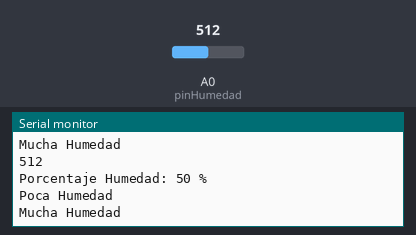
Bench run of a sketch on a simulated Arduino Uno, built with avr-gcc and run on an emulated ATmega328P. Shown: the last lines printed to the serial monitor. The test bench sets the inputs (shaded band); at power-on: A0 (pinHumedad) = 512.

Above: at 1.2 s.
1.3 s: A0 (pinHumedad) set to 503
At 2.3 s:
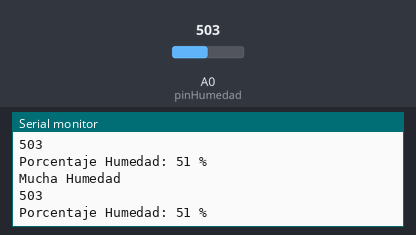
4.3 s: A0 (pinHumedad) set to 1023
At 5.0 s:
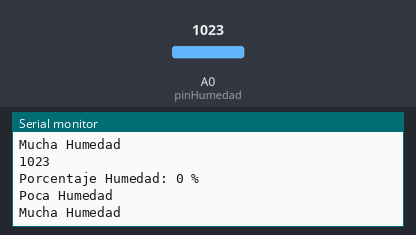
7.3 s: A0 (pinHumedad) set to 511
At 8.2 s:
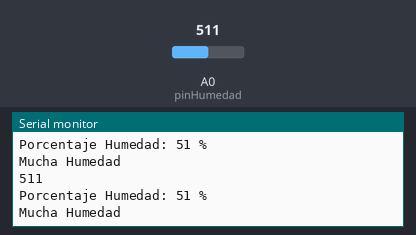
10.3 s: A0 (pinHumedad) set to 716
At 11.4 s:
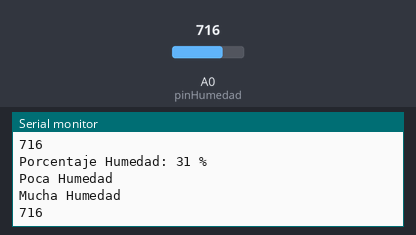
13.3 s: A0 (pinHumedad) set to 502
At 14.1 s:
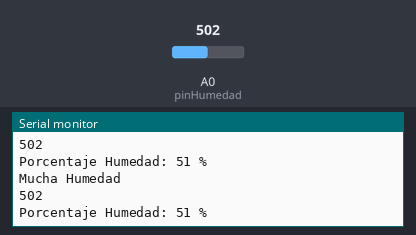
16.3 s: A0 (pinHumedad) set to 522
At 16.9 s:
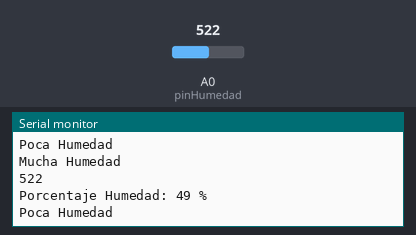
Timing chart, 0 to 19.3 s (numbered marks = the images above; inputs shaded):
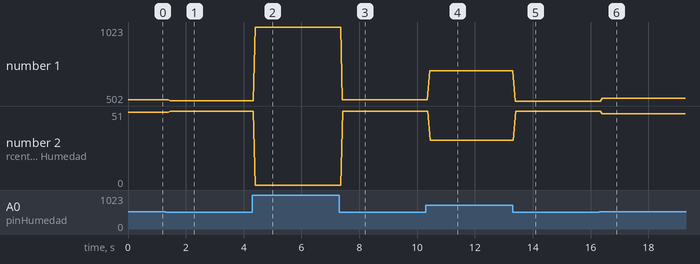

The sketch:

2_sensor_de_humedad.ino
```cpp
// 2 Senssor de Humedad de Tierra
int pinHumedad = A0;
int  pinBomba_de_agua = 3;
bool bomba_activa = false;

void setup()
{
  Serial.begin(6900);
  }

void loop()
{
int calcular2 = map(analogRead(pinHumedad), 0, 1023, 100, 0);
Serial.println (analogRead(pinHumedad));
Serial.print("Porcentaje Humedad: ");
Serial.print(calcular2);
Serial.println(" %");

if (bomba_activa == false)
if (analogRead(pinHumedad)>=512)
{
 Serial.println("Poca Humedad");
 Serial.println("Mucha Humedad");
  digitalWrite(pinBomba_de_agua,LOW);
  }
  else
  {
    digitalWrite(pinBomba_de_agua,HIGH);
 Serial.println("Mucha Humedad");
    }
  }
```

Measured:
- the behaviour switches between 512 and 511 on A0 (pinHumedad) (found by bisection; images 0 and 1)
- after the input at 1.3 s, the serial monitor: prints a new line after 0.16 s (image 1)
- after the input at 4.3 s, the serial monitor: prints a new line after 0.09 s (image 2)
- after the input at 7.3 s, the serial monitor: prints a new line after 0.12 s (image 3)
- after the input at 10.3 s, the serial monitor: prints a new line after 0.14 s (image 4)
- after the input at 13.3 s, the serial monitor: prints a new line after 0.10 s (image 5)
- after the input at 16.3 s, the serial monitor: prints a new line after 0.10 s (image 6)
- plotted number 1: 512 → 503 after the input at 1.3 s, 503 → 1023 after the input at 4.3 s, 1023 → 511 after the input at 7.3 s, 511 → 716 after the input at 10.3 s, 716 → 502 after the input at 13.3 s
